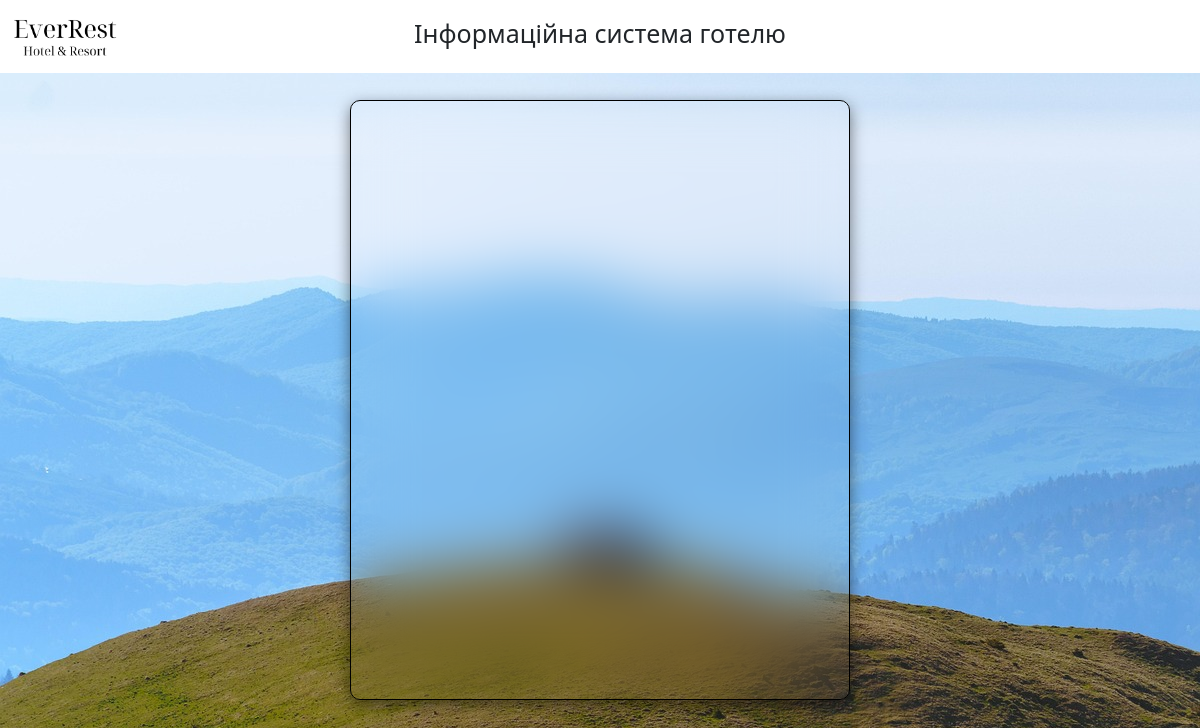
Page /clients/ (signed in) on the earlier database version.
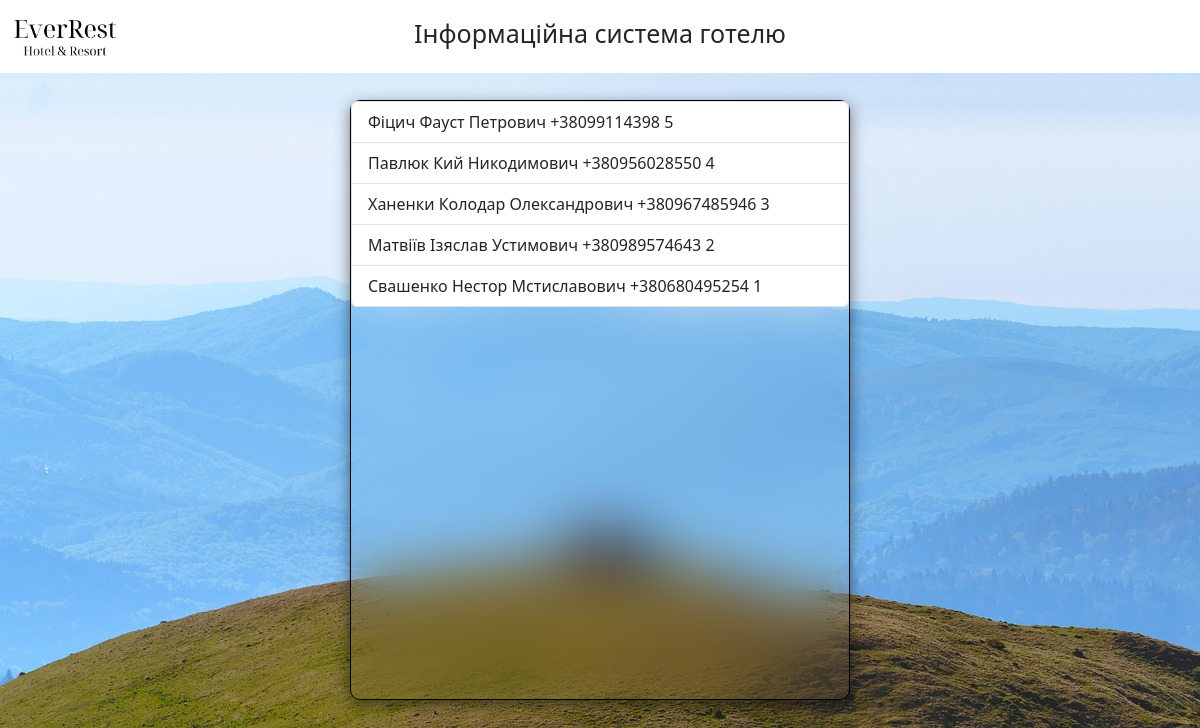
Same page on the later database version.
### main/models.py (models this page shows, shortened)
class Client(models.Model):
    name = models.CharField('Імя', max_length=20)
    surname = models.CharField('Прізвище', max_length=20)
    second_name = models.CharField('По Батькові', max_length=20)
    phone_number = models.CharField('Номер телефону', max_length=13, unique=True)
    room_id = models.IntegerField('Номер кімнати', null=True, blank=True)

### main/views.py (the view)
# urls.py: path('clients/', views.clients, name="clients"),
@login_required
def clients(request):
    clients = Client.objects.all()
    return render(request, 'clients.html', {'clients': clients})

### main/templates/clients.html (shortened to what this page needs)
{% extends 'layout.html' %}
{% block content %}
<div class="block1">
    <ul class="list-group">
    {% for el in clients %}
         <li class="list-group-item">{{ el.surname }} {{ el.name }} {{ el.second_name }} {{ el.phone_number }} {{ el.room_id}}</li>
    {% endfor %}
    </ul>
</div>
{% endblock %}

### hotel/main/templates/layout.html (shortened to what this page needs)
{% load static %}
<!DOCTYPE html>
<html lang="en">
    <link rel="stylesheet" href="https://cdn.jsdelivr.net/npm/bootstrap@5.3.3/dist/css/bootstrap.min.css">
    <link rel="stylesheet" href="{% static 'style.css' %}">
  </head>
  <body>
    <header class="nav">
      <div class="col-2"><img class="logo" src="{% static 'img/logo.png' %}"></div>
      <div class="col-8"><p>Інформаційна система готелю</p></div>
      <div class="col-2"></div>
    </header>
    {% block content %}
    {% endblock %}
  </body>
</html>

### main/static/style.css (style rules this page uses)
body { background-image: url('img/bg.jpg'); }
header div { background: #fff; }
header div p { text-align: center; margin-top: 15px; font-size: 25px; }
header img { width: 130px; margin: auto; }
.block1 { width: 500px; height: 600px; backdrop-filter: blur(30px); border: 1px solid black; border-radius: 10px; box-shadow: 0 5px 15px rgba(0, 0, 0, 0.5); position: absolute; transform: translate(-50%, -50%); top: 50%; left: 50%; }

Differences in the rows shown:
added Client: surname "Фіцич", name "Фауст", second_name "Петрович", phone_number "+38099114398", room_id "5"
added Client: surname "Павлюк", name "Кий", second_name "Никодимович", phone_number "+380956028550", room_id "4"
added Client: surname "Ханенки", name "Колодар", second_name "Олександрович", phone_number "+380967485946", room_id "3"
added Client: surname "Матвіїв", name "Ізяслав", second_name "Устимович", phone_number "+380989574643", room_id "2"
added Client: surname "Свашенко", name "Нестор", second_name "Мстиславович", phone_number "+380680495254", room_id "1"
